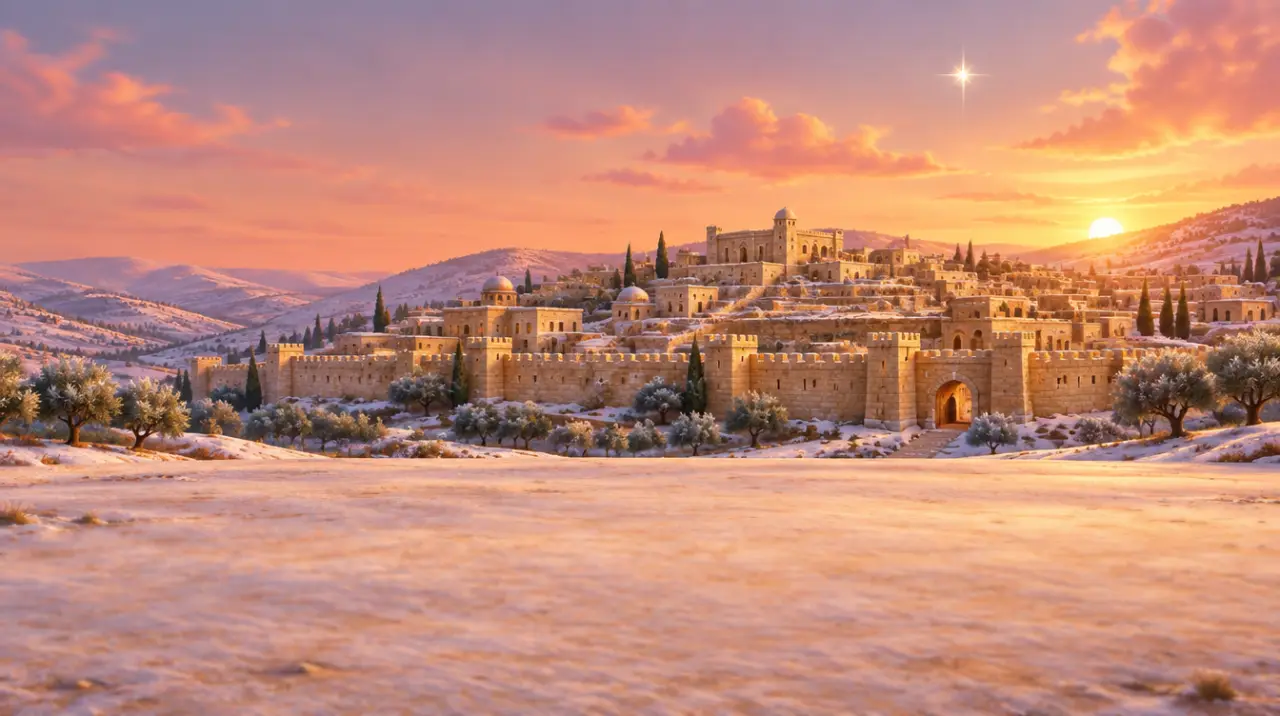
#> input picture design-src/backdrops/jerusalem.webp, 1280 x 716 px
$ python whitekey.py ../backdrops/jerusalem.webp ../backdrops/european-town-A.png 5 5
#> lines starting #> are read from the running program, lines starting #| are printed output that depends on the picture; after the words box and inside, x2 and y2 are one past the last pixel; in counts of white or black regions, pixels touching at a corner belong together
"""Clear pure-white background-removal leftovers from a cut-out.
The gaps in these renders are pure white (>=240 on every channel), while fur,
aprons and highlights are off-white, so only near-pure-white blobs of at least
MIN px are cleared, plus their blended fringe.
usage: whitekey.py src out [min_px] [floor]"""
import sys, numpy as np
from collections import deque
from PIL import Image
src,out=sys.argv[1:3]; MIN=int(sys.argv[3]) if len(sys.argv)>3 else 40; FL=int(sys.argv[4]) if len(sys.argv)>4 else 240
A=np.array(Image.open(src).convert('RGBA')).astype(np.int32)
rgb=A[...,:3]; mn=rgb.min(-1); sat=rgb.max(-1)-mn; a=A[...,3]
#> after `a = A[..., 3]`: a: shape (716, 1280) int32; every value is 255
W=(mn>=FL)&(sat<14)&(a>0)
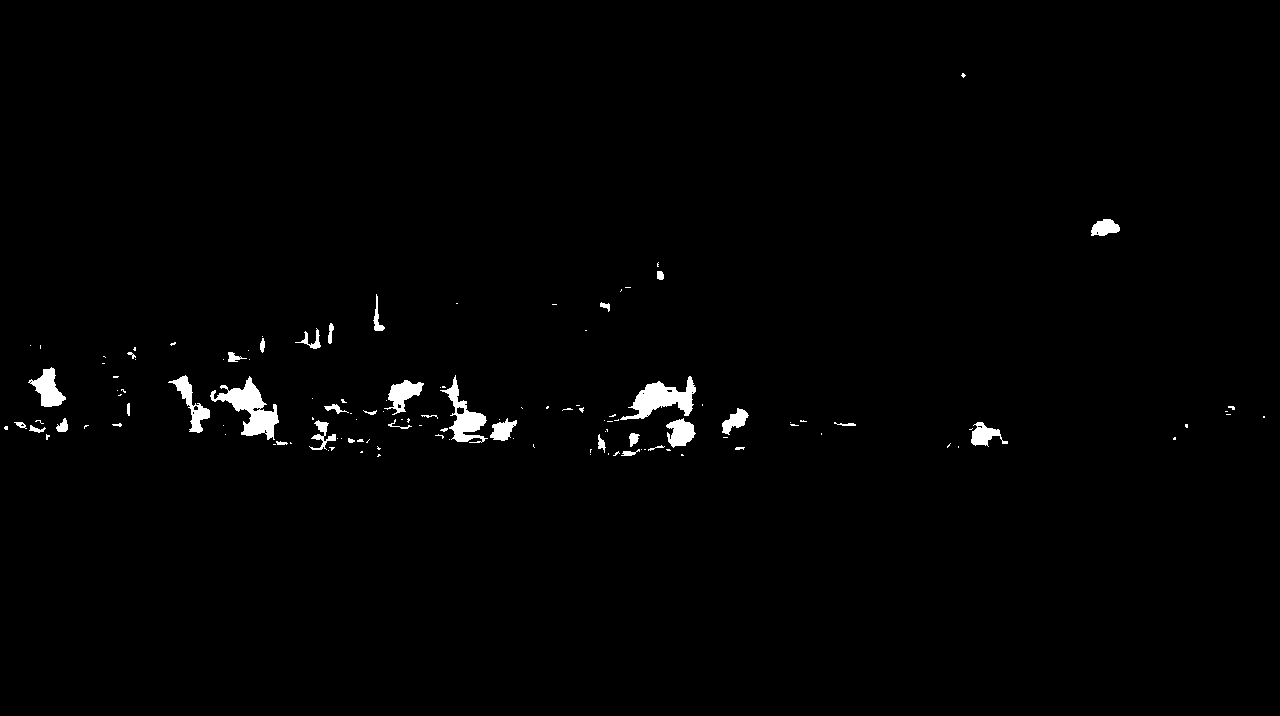
#> W: shape (716, 1280) bool; 1.2% white; 128 white regions (90 under 20 px), largest, box (x1, y1, x2, y2) and area: (210, 376, 279, 440) 1674, (620, 376, 696, 420) 1468, (440, 375, 488, 443) 1080
H,Wd=W.shape; lab=np.zeros(W.shape,np.int32); keep=np.zeros_like(W); k=0
#> after `H, Wd = W.shape`: H = 716; Wd = 1280
for y,x in zip(*np.nonzero(W)):
    if lab[y,x]: continue
    k+=1; q=deque([(y,x)]); lab[y,x]=k; px=[]
    while q:
        cy,cx=q.popleft(); px.append((cy,cx))
        for dy,dx in ((1,0),(-1,0),(0,1),(0,-1)):
            ny,nx=cy+dy,cx+dx
            if 0<=ny<H and 0<=nx<Wd and W[ny,nx] and not lab[ny,nx]:
                lab[ny,nx]=k; q.append((ny,nx))
    if len(px)>=MIN:
        ys,xs=zip(*px); keep[list(ys),list(xs)]=True
#> this loop made 10725 passes
#> (y, x, k, ys) on pass 1: (73, 962, 1, (73, 74, 73, 75, 74, 76, 75, 75, 74, 76, 75, 77, 76, 75))
#> (k, ys, xs) on passes 369, 431, 469, 925, 1207: (4, (263, 264, 265, 264, 266, 266), (657, 657, 657, 658, 657, 658)), (6, (287, 287, 287, 287, 287, 287), (625, 626, 627, 628, 629, 630)), (12, (304, 304, 304, 304, 304), (552, 553, 554, 555, 556)), (22, (347, 348, 347, 349, 348, 350, 349, 349, 350), (134, 134, 135, 134, 135, 134, 135, 133, 135)), (37, (376, 377, 376, 377, 376, 377, 376, 377, 376, 377, 376), (113, 113, 114, 114, 115, 115, 116, 116, 117, 117, 118))
#> keep: shape (716, 1280) bool; 1.2% white; 80 white regions (42 under 20 px), largest, box (x1, y1, x2, y2) and area: (210, 376, 279, 440) 1674, (620, 376, 696, 420) 1468, (440, 375, 488, 442) 1063
#> lab: shape (716, 1280) int32; 166 distinct labels, from 0 to 165
#> after the loop, k = 165
def grow(M):
    G=M.copy()
    for dy in (-1,0,1):
        for dx in (-1,0,1): G|=np.roll(np.roll(M,dy,0),dx,1)
    return G
lum=rgb.mean(-1)
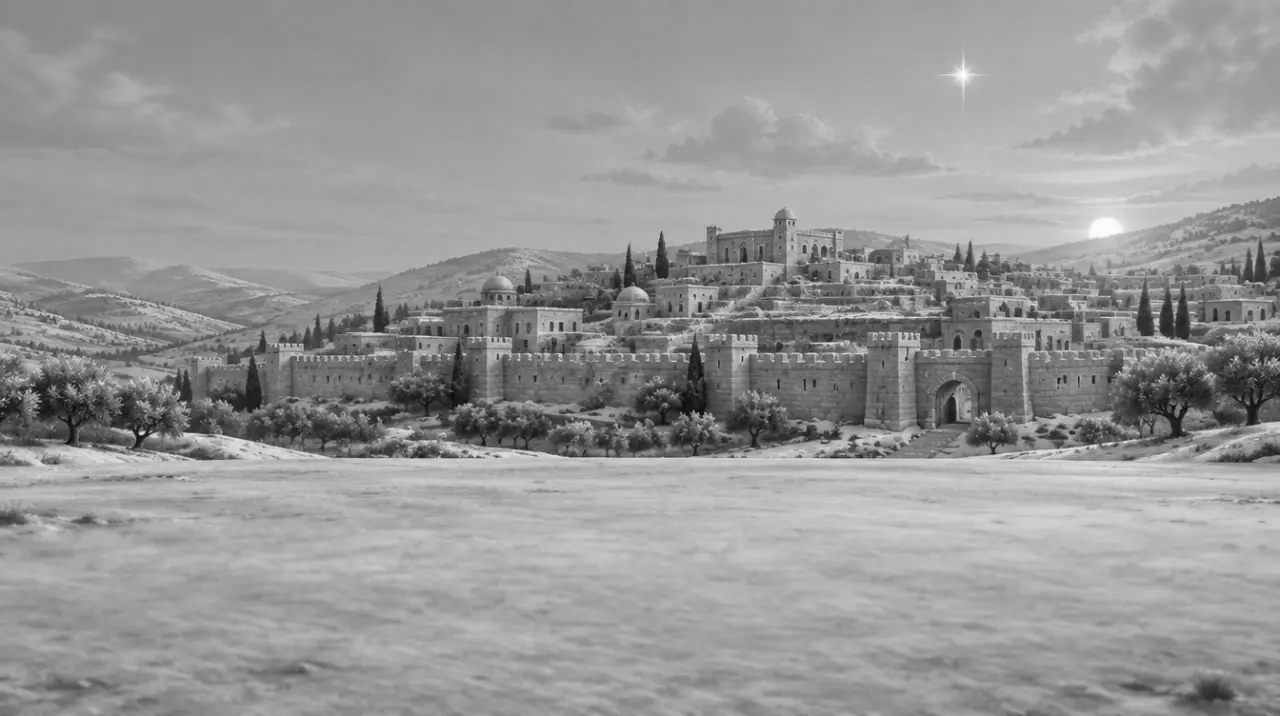
#> lum: shape (716, 1280) float64; min 8.33, max 253.3, mean 150.9
# two rings of light, greyish fringe go too; then soften the next ring
for _ in range(2): keep|=grow(keep)&(lum>205)&(sat<35)
ring=grow(keep)&~keep
#> after the loop in grow (call 3), `for dy in (-1,0,1):`:
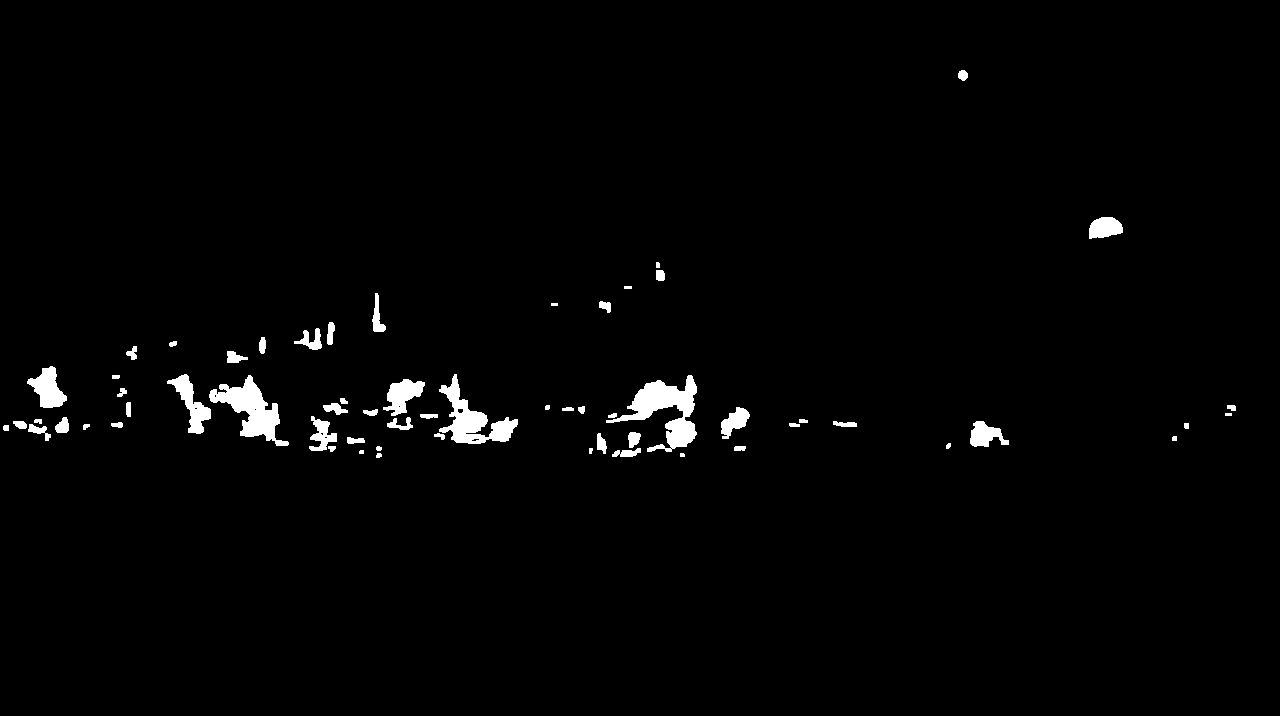
#> G: shape (716, 1280) bool; 1.7% white; 62 white regions (2 under 20 px), largest, box (x1, y1, x2, y2) and area: (606, 375, 697, 452) 2688, (209, 375, 289, 446) 2178, (439, 374, 518, 444) 2003
#> ring: shape (716, 1280) bool; 0.54% white in thin lines or dots, all inside (x1, y1, x2, y2) = (3, 70, 1236, 458)
A[keep,3]=0; A[ring,3]=(A[ring,3]*0.55).astype(np.int32)
print(src.split('/')[-1],'cleared',int(keep.sum()))
#| jerusalem.webp cleared 10747
Image.fromarray(A.astype(np.uint8)).save(out,'WEBP',quality=90,method=6)
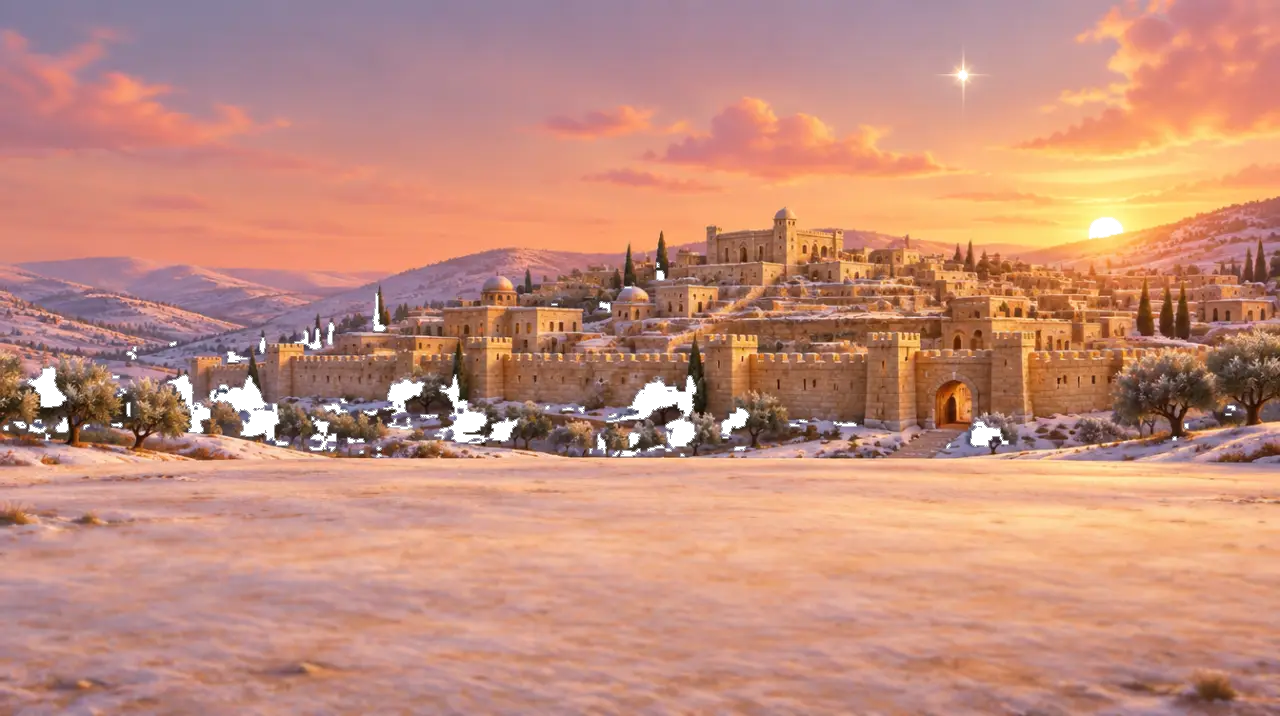
#> saved as european-town-A.png: PIL image 1280x716 RGBA; mean R, G, B, A 193.3, 138.5, 121, 251.4; transparent parts drawn white
